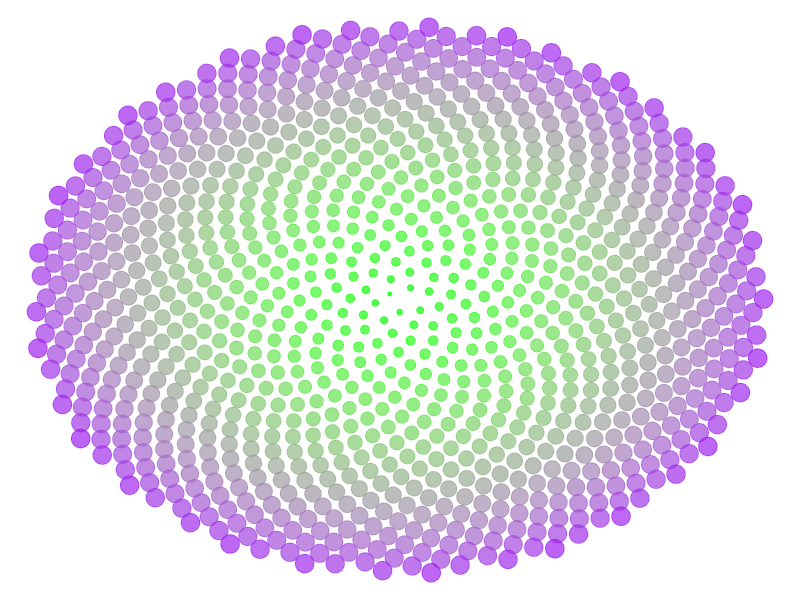

Write R code to recreate this figure.
## ---- chunk 1
knitr::opts_chunk$set(echo = TRUE)
rm(list=ls())
#dev.off(dev.list()["RStudioGD"])
library(ggplot2)
## ---- chunk 2
points =1000
g_angle = pi * (3-sqrt(5))
angle=(1:points)*g_angle
radius = sqrt(1:points)
phyllotaxis= data.frame(n=1:points, angle, radius)

phyllotaxis$x = phyllotaxis$radius * cos(phyllotaxis$angle)
phyllotaxis$y = phyllotaxis$radius * sin(phyllotaxis$angle)
phyllotaxis$color = phyllotaxis$n
phyllotaxis$size = sqrt(phyllotaxis$n)/15
## ---- chunk 3
phyllotaxis_image = ggplot(phyllotaxis, aes(x=x, y=y))+geom_point(aes(color = color, size=size), alpha = 0.7)+scale_color_gradient(low="green", high="purple")+theme_void()+theme(legend.position = "none")

print(phyllotaxis_image)
